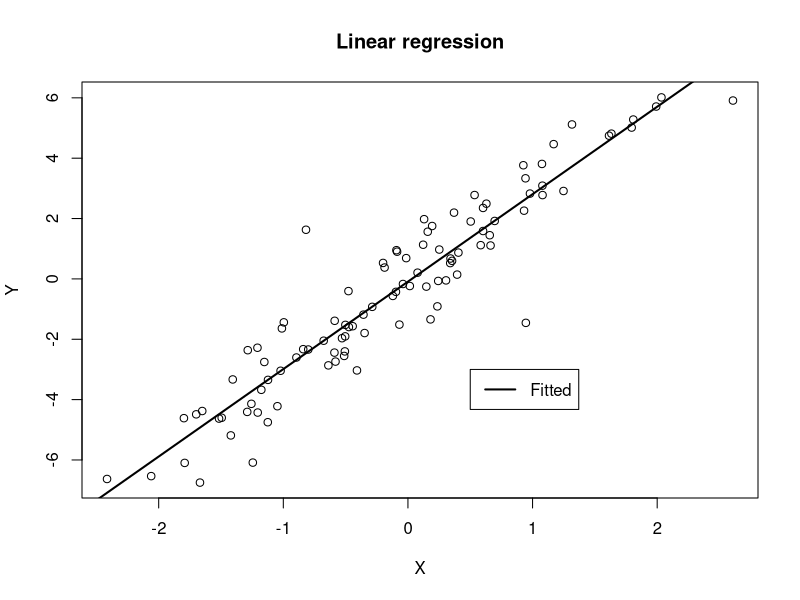
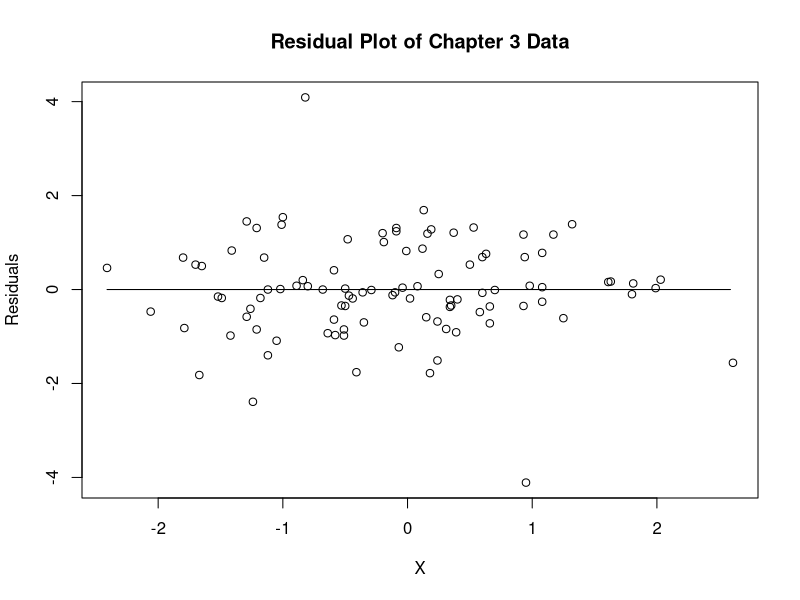

Generate these figures, in order, with R:
# Author: Daniel B. Cooper

# Chapter 3 ----
# The following R code was adapted from Dr. Charnigo's Chapter 3b examples.

# Linear regression ----
# read data
my_data <- read.table("posts/primary/Ch2_3/Chapter3PortfolioData.txt")
x <- my_data$x
y <- my_data$y

fit = lm(y~x)

summary(fit)

plot(x,y,xlab="X",ylab="Y")
abline(a=fit$co[1],b=fit$co[2],lwd=2)
title("Linear regression")
legend(0.5,-3,col=c(1),lty=c(1),lwd=c(2),
	legend=c("Fitted"))


u = fit$f
v = fit$re
my_data_fitted = as.data.frame(round(cbind(x,y,u,v),2))

plot(my_data_fitted$x, my_data_fitted$v, xlab = "X", ylab = "Residuals")
lines(seq(min(my_data_fitted$x), max(my_data_fitted$x)), rep(0, 6))
title("Residual Plot of Chapter 3 Data")

# Mahalanobis Distance ----
